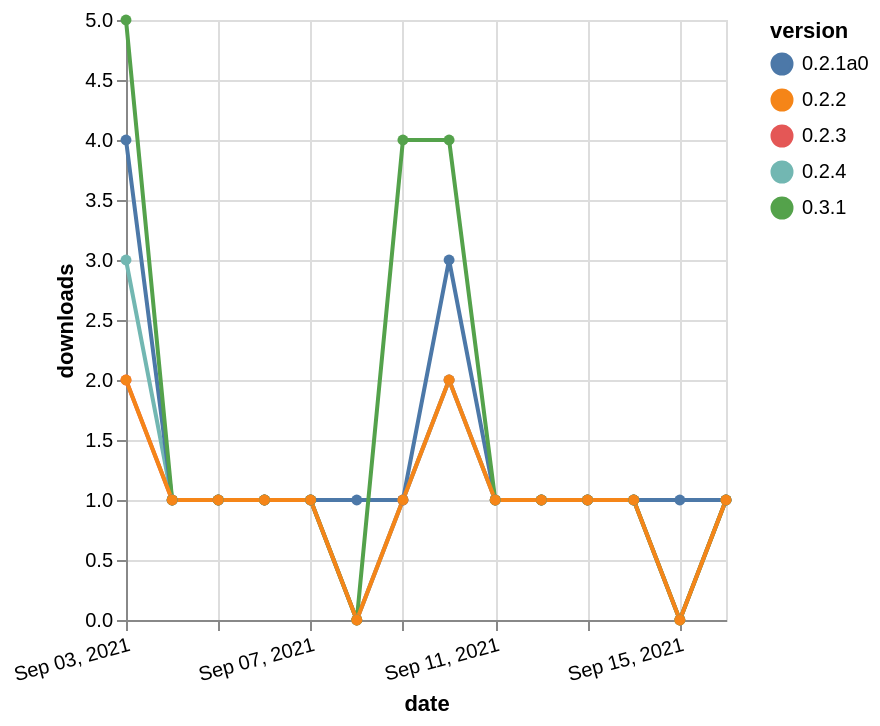

The Vega-Lite source for this figure:
### Vega-Lite specification from a JSON file in a GitHub repository (floating-point values rounded to 4 significant figures)
{"$schema": "https://vega.github.io/schema/vega-lite/v5.json", "description": "A simple bar chart with embedded data.", "data": {"values": [{"date": "2021-09-03", "total": 102, "delta": 2, "version": "0.2.3"}, {"date": "2021-09-04", "total": 103, "delta": 1, "version": "0.2.3"}, {"date": "2021-09-05", "total": 104, "delta": 1, "version": "0.2.3"}, {"date": "2021-09-06", "total": 105, "delta": 1, "version": "0.2.3"}, {"date": "2021-09-07", "total": 106, "delta": 1, "version": "0.2.3"}, {"date": "2021-09-08", "total": 106, "delta": 0, "version": "0.2.3"}, {"date": "2021-09-09", "total": 107, "delta": 1, "version": "0.2.3"}, {"date": "2021-09-10", "total": 109, "delta": 2, "version": "0.2.3"}, {"date": "2021-09-11", "total": 110, "delta": 1, "version": "0.2.3"}, {"date": "2021-09-12", "total": 111, "delta": 1, "version": "0.2.3"}, {"date": "2021-09-13", "total": 112, "delta": 1, "version": "0.2.3"}, {"date": "2021-09-14", "total": 113, "delta": 1, "version": "0.2.3"}, {"date": "2021-09-15", "total": 113, "delta": 0, "version": "0.2.3"}, {"date": "2021-09-16", "total": 114, "delta": 1, "version": "0.2.3"}, {"date": "2021-09-03", "total": 95, "delta": 3, "version": "0.2.4"}, {"date": "2021-09-04", "total": 96, "delta": 1, "version": "0.2.4"}, {"date": "2021-09-05", "total": 97, "delta": 1, "version": "0.2.4"}, {"date": "2021-09-06", "total": 98, "delta": 1, "version": "0.2.4"}, {"date": "2021-09-07", "total": 99, "delta": 1, "version": "0.2.4"}, {"date": "2021-09-08", "total": 99, "delta": 0, "version": "0.2.4"}, {"date": "2021-09-09", "total": 100, "delta": 1, "version": "0.2.4"}, {"date": "2021-09-10", "total": 102, "delta": 2, "version": "0.2.4"}, {"date": "2021-09-11", "total": 103, "delta": 1, "version": "0.2.4"}, {"date": "2021-09-12", "total": 104, "delta": 1, "version": "0.2.4"}, {"date": "2021-09-13", "total": 105, "delta": 1, "version": "0.2.4"}, {"date": "2021-09-14", "total": 106, "delta": 1, "version": "0.2.4"}, {"date": "2021-09-15", "total": 106, "delta": 0, "version": "0.2.4"}, {"date": "2021-09-16", "total": 107, "delta": 1, "version": "0.2.4"}, {"date": "2021-09-03", "total": 140, "delta": 4, "version": "0.2.1a0"}, {"date": "2021-09-04", "total": 141, "delta": 1, "version": "0.2.1a0"}, {"date": "2021-09-05", "total": 142, "delta": 1, "version": "0.2.1a0"}, {"date": "2021-09-06", "total": 143, "delta": 1, "version": "0.2.1a0"}, {"date": "2021-09-07", "total": 144, "delta": 1, "version": "0.2.1a0"}, {"date": "2021-09-08", "total": 145, "delta": 1, "version": "0.2.1a0"}, {"date": "2021-09-09", "total": 146, "delta": 1, "version": "0.2.1a0"}, {"date": "2021-09-10", "total": 149, "delta": 3, "version": "0.2.1a0"}, {"date": "2021-09-11", "total": 150, "delta": 1, "version": "0.2.1a0"}, {"date": "2021-09-12", "total": 151, "delta": 1, "version": "0.2.1a0"}, {"date": "2021-09-13", "total": 152, "delta": 1, "version": "0.2.1a0"}, {"date": "2021-09-14", "total": 153, "delta": 1, "version": "0.2.1a0"}, {"date": "2021-09-15", "total": 154, "delta": 1, "version": "0.2.1a0"}, {"date": "2021-09-16", "total": 155, "delta": 1, "version": "0.2.1a0"}, {"date": "2021-09-03", "total": 117, "delta": 5, "version": "0.3.1"}, {"date": "2021-09-04", "total": 118, "delta": 1, "version": "0.3.1"}, {"date": "2021-09-05", "total": 119, "delta": 1, "version": "0.3.1"}, {"date": "2021-09-06", "total": 120, "delta": 1, "version": "0.3.1"}, {"date": "2021-09-07", "total": 121, "delta": 1, "version": "0.3.1"}, {"date": "2021-09-08", "total": 121, "delta": 0, "version": "0.3.1"}, {"date": "2021-09-09", "total": 125, "delta": 4, "version": "0.3.1"}, {"date": "2021-09-10", "total": 129, "delta": 4, "version": "0.3.1"}, {"date": "2021-09-11", "total": 130, "delta": 1, "version": "0.3.1"}, {"date": "2021-09-12", "total": 131, "delta": 1, "version": "0.3.1"}, {"date": "2021-09-13", "total": 132, "delta": 1, "version": "0.3.1"}, {"date": "2021-09-14", "total": 133, "delta": 1, "version": "0.3.1"}, {"date": "2021-09-15", "total": 133, "delta": 0, "version": "0.3.1"}, {"date": "2021-09-16", "total": 134, "delta": 1, "version": "0.3.1"}, {"date": "2021-09-03", "total": 119, "delta": 2, "version": "0.2.2"}, {"date": "2021-09-04", "total": 120, "delta": 1, "version": "0.2.2"}, {"date": "2021-09-05", "total": 121, "delta": 1, "version": "0.2.2"}, {"date": "2021-09-06", "total": 122, "delta": 1, "version": "0.2.2"}, {"date": "2021-09-07", "total": 123, "delta": 1, "version": "0.2.2"}, {"date": "2021-09-08", "total": 123, "delta": 0, "version": "0.2.2"}, {"date": "2021-09-09", "total": 124, "delta": 1, "version": "0.2.2"}, {"date": "2021-09-10", "total": 126, "delta": 2, "version": "0.2.2"}, {"date": "2021-09-11", "total": 127, "delta": 1, "version": "0.2.2"}, {"date": "2021-09-12", "total": 128, "delta": 1, "version": "0.2.2"}, {"date": "2021-09-13", "total": 129, "delta": 1, "version": "0.2.2"}, {"date": "2021-09-14", "total": 130, "delta": 1, "version": "0.2.2"}, {"date": "2021-09-15", "total": 130, "delta": 0, "version": "0.2.2"}, {"date": "2021-09-16", "total": 131, "delta": 1, "version": "0.2.2"}]}, "width": "container", "mark": {"type": "line", "point": {"filled": true}}, "encoding": {"x": {"field": "date", "type": "temporal", "timeUnit": "yearmonthdate", "title": "date", "axis": {"labelAngle": -15}}, "y": {"field": "delta", "type": "quantitative", "title": "downloads"}, "color": {"field": "version", "type": "nominal"}, "tooltip": {"field": "delta"}}}
